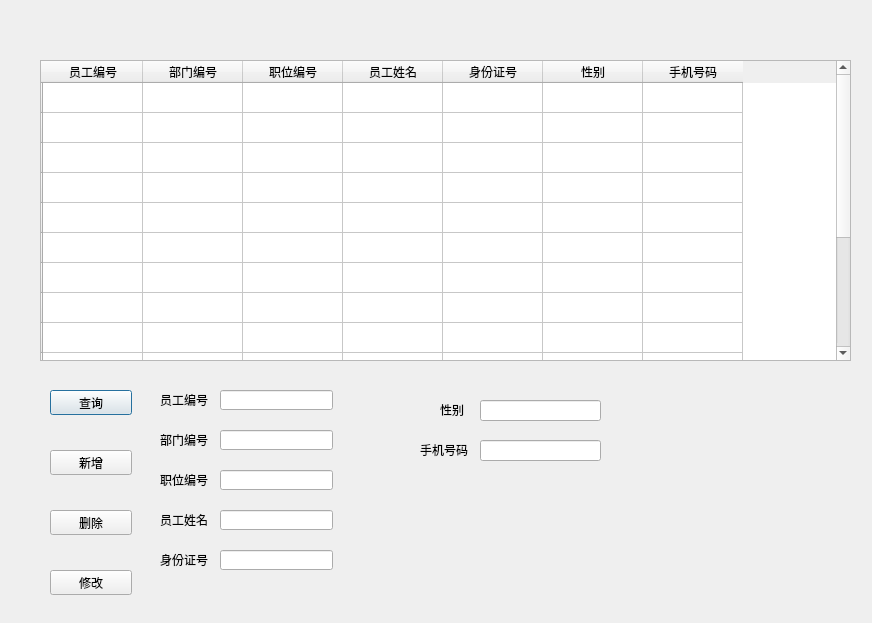
<?xml version="1.0" encoding="UTF-8"?>
<ui version="4.0">
 <class>Dialog5</class>
 <widget class="QDialog" name="Dialog5">
  <property name="geometry">
   <rect>
    <x>0</x>
    <y>0</y>
    <width>872</width>
    <height>623</height>
   </rect>
  </property>
  <property name="windowTitle">
   <string>员工管理</string>
  </property>
  <widget class="QLabel" name="label">
   <property name="geometry">
    <rect>
     <x>30</x>
     <y>30</y>
     <width>101</width>
     <height>16</height>
    </rect>
   </property>
   <property name="text">
    <string/>
   </property>
  </widget>
  <widget class="QTableWidget" name="tableWidget">
   <property name="geometry">
    <rect>
     <x>40</x>
     <y>60</y>
     <width>811</width>
     <height>301</height>
    </rect>
   </property>
   <row>
    <property name="text">
     <string/>
    </property>
   </row>
   <row>
    <property name="text">
     <string/>
    </property>
   </row>
   <row>
    <property name="text">
     <string/>
    </property>
   </row>
   <row>
    <property name="text">
     <string/>
    </property>
   </row>
   <row>
    <property name="text">
     <string/>
    </property>
   </row>
   <row>
    <property name="text">
     <string/>
    </property>
   </row>
   <row>
    <property name="text">
     <string/>
    </property>
   </row>
   <row>
    <property name="text">
     <string/>
    </property>
   </row>
   <row>
    <property name="text">
     <string/>
    </property>
   </row>
   <row>
    <property name="text">
     <string/>
    </property>
   </row>
   <row>
    <property name="text">
     <string/>
    </property>
   </row>
   <row>
    <property name="text">
     <string/>
    </property>
   </row>
   <row>
    <property name="text">
     <string/>
    </property>
   </row>
   <row>
    <property name="text">
     <string/>
    </property>
   </row>
   <row>
    <property name="text">
     <string/>
    </property>
   </row>
   <column>
    <property name="text">
     <string>员工编号</string>
    </property>
   </column>
   <column>
    <property name="text">
     <string>部门编号</string>
    </property>
   </column>
   <column>
    <property name="text">
     <string>职位编号</string>
    </property>
   </column>
   <column>
    <property name="text">
     <string>员工姓名</string>
    </property>
   </column>
   <column>
    <property name="text">
     <string>身份证号</string>
    </property>
   </column>
   <column>
    <property name="text">
     <string>性别</string>
    </property>
   </column>
   <column>
    <property name="text">
     <string>手机号码</string>
    </property>
   </column>
  </widget>
  <widget class="QPushButton" name="pushButton">
   <property name="geometry">
    <rect>
     <x>50</x>
     <y>390</y>
     <width>82</width>
     <height>25</height>
    </rect>
   </property>
   <property name="text">
    <string>查询</string>
   </property>
  </widget>
  <widget class="QPushButton" name="pushButton_2">
   <property name="geometry">
    <rect>
     <x>50</x>
     <y>450</y>
     <width>82</width>
     <height>25</height>
    </rect>
   </property>
   <property name="text">
    <string>新增</string>
   </property>
  </widget>
  <widget class="QPushButton" name="pushButton_3">
   <property name="geometry">
    <rect>
     <x>50</x>
     <y>510</y>
     <width>82</width>
     <height>25</height>
    </rect>
   </property>
   <property name="text">
    <string>删除</string>
   </property>
  </widget>
  <widget class="QPushButton" name="pushButton_4">
   <property name="geometry">
    <rect>
     <x>50</x>
     <y>570</y>
     <width>82</width>
     <height>25</height>
    </rect>
   </property>
   <property name="text">
    <string>修改</string>
   </property>
  </widget>
  <widget class="QLabel" name="label_2">
   <property name="geometry">
    <rect>
     <x>160</x>
     <y>390</y>
     <width>71</width>
     <height>20</height>
    </rect>
   </property>
   <property name="text">
    <string>员工编号</string>
   </property>
  </widget>
  <widget class="QLineEdit" name="lineEdit">
   <property name="geometry">
    <rect>
     <x>220</x>
     <y>390</y>
     <width>113</width>
     <height>20</height>
    </rect>
   </property>
  </widget>
  <widget class="QLineEdit" name="lineEdit_2">
   <property name="geometry">
    <rect>
     <x>220</x>
     <y>430</y>
     <width>113</width>
     <height>20</height>
    </rect>
   </property>
  </widget>
  <widget class="QLabel" name="label_3">
   <property name="geometry">
    <rect>
     <x>160</x>
     <y>430</y>
     <width>61</width>
     <height>20</height>
    </rect>
   </property>
   <property name="text">
    <string>部门编号</string>
   </property>
  </widget>
  <widget class="QLabel" name="label_4">
   <property name="geometry">
    <rect>
     <x>160</x>
     <y>470</y>
     <width>61</width>
     <height>20</height>
    </rect>
   </property>
   <property name="text">
    <string>职位编号</string>
   </property>
  </widget>
  <widget class="QLineEdit" name="lineEdit_3">
   <property name="geometry">
    <rect>
     <x>220</x>
     <y>470</y>
     <width>113</width>
     <height>20</height>
    </rect>
   </property>
  </widget>
  <widget class="QLabel" name="label_5">
   <property name="geometry">
    <rect>
     <x>160</x>
     <y>510</y>
     <width>81</width>
     <height>20</height>
    </rect>
   </property>
   <property name="text">
    <string>员工姓名</string>
   </property>
  </widget>
  <widget class="QLineEdit" name="lineEdit_4">
   <property name="geometry">
    <rect>
     <x>220</x>
     <y>510</y>
     <width>113</width>
     <height>20</height>
    </rect>
   </property>
  </widget>
  <widget class="QLineEdit" name="lineEdit_5">
   <property name="geometry">
    <rect>
     <x>220</x>
     <y>550</y>
     <width>113</width>
     <height>20</height>
    </rect>
   </property>
  </widget>
  <widget class="QLabel" name="label_6">
   <property name="geometry">
    <rect>
     <x>160</x>
     <y>550</y>
     <width>71</width>
     <height>20</height>
    </rect>
   </property>
   <property name="text">
    <string>身份证号</string>
   </property>
  </widget>
  <widget class="QLineEdit" name="lineEdit_6">
   <property name="geometry">
    <rect>
     <x>480</x>
     <y>400</y>
     <width>121</width>
     <height>21</height>
    </rect>
   </property>
   <property name="text">
    <string/>
   </property>
  </widget>
  <widget class="QLabel" name="label_7">
   <property name="geometry">
    <rect>
     <x>440</x>
     <y>400</y>
     <width>61</width>
     <height>20</height>
    </rect>
   </property>
   <property name="text">
    <string>性别</string>
   </property>
  </widget>
  <widget class="QLineEdit" name="lineEdit_7">
   <property name="geometry">
    <rect>
     <x>480</x>
     <y>440</y>
     <width>121</width>
     <height>21</height>
    </rect>
   </property>
   <property name="text">
    <string/>
   </property>
  </widget>
  <widget class="QLabel" name="label_8">
   <property name="geometry">
    <rect>
     <x>420</x>
     <y>440</y>
     <width>61</width>
     <height>20</height>
    </rect>
   </property>
   <property name="text">
    <string>手机号码</string>
   </property>
  </widget>
 </widget>
 <resources/>
 <connections/>
</ui>
